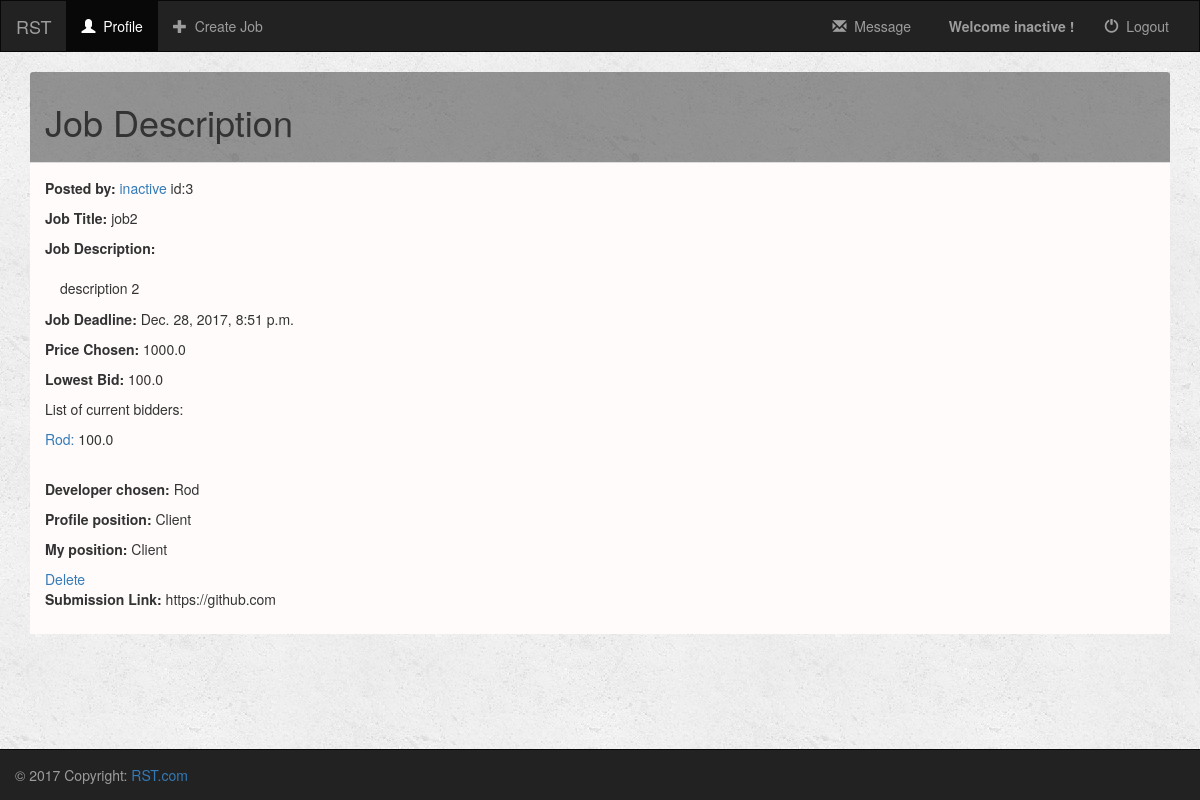
The page /turk/profile/3/job/2/ (signed in) on the database its author committed.
### turk/models.py (models this page shows, shortened)
class Profile(models.Model):
    user = models.OneToOneField(User, on_delete=models.CASCADE, default=1)
    name = models.CharField(max_length=250)
    age = models.IntegerField(default=0)
    GENDER_CHOICES = (
        ('Male', 'Male'),
        ('Female', 'Female')
    )
    gender = models.CharField(max_length=6, choices=GENDER_CHOICES, default='Male')
    email = models.CharField(max_length=250)
    resume = models.FileField()
    sample_work_or_bussiness_credential = models.FileField()
    RATING_CHOICES=(
        (1, 1),
        (2, 2),
        (3, 3),
        (4, 4),
        (5, 5),
    )
    rating = models.FloatField(choices=RATING_CHOICES, default=5)
    average_rating = models.FloatField(default=0)       # average of rating RECEIVED by others
    rating_count = models.IntegerField(default=0)       # count of rating RECEIVED by others
    total_rating = models.FloatField(default=0)         # total rating RECEIVED by others
    avg_give_rating = models.FloatField(default=0)      # average of rating GIVEN to others
    total_give_rating = models.FloatField(default=0)    # total of rating GIVEN to others
    total_give_count = models.FloatField(default=0)     # count of rating GIVEN to others
    money = models.FloatField(default=0)
    POSITION_CHOICES=(
        ('Temporary', 'Temporary'),
        ('Client', 'Client'),
        ('Developer', 'Developer'),
    )
    position = models.CharField(max_length=9, choices=POSITION_CHOICES, default='Temporary')
    DESIRED_POSITION_CHOICES=(
        ('Client', 'Client'),
        ('Developer', 'Developer'),
    )
    desired_position = models.CharField(max_length=9, choices=DESIRED_POSITION_CHOICES, default='Client')
    profile_picture = models.ImageField(default='default.png')
    interest = models.TextField()
    isBlackListed = models.BooleanField(default=False)
    INTEREST_CHOICES=(
        ('Being Human', 'Being Human'),
        ('Software Development', 'Software Development'),
        ('Video Games', 'Video Games'),
        ('Social Media', 'Social Media'),
        ('Food', 'Food'),
        ('Party', 'Party'),
        ('Entrepreneurship', 'Entrepreneurship'),
        ('Money', 'Money'),
    )
    interest = MultiSelectField(choices=INTEREST_CHOICES, default="Being Human")
    honor_Early_Bird = models.BooleanField(default=False)
    honor_Hard_Worker = models.BooleanField(default=False)
    honor_MILLIONAIRE = models.BooleanField(default=False)
    honor_Job_Supplier = models.BooleanField(default=False)
    honor_Veteran = models.BooleanField(default=False)
    honor_toohardman = models.BooleanField(default=False)
    honor_Cold_Headed_Tim = models.BooleanField(default=False)
    honor_Novice = models.BooleanField(default=True)
    honor_Normie = models.BooleanField(default=False)
    honor_General = models.BooleanField(default=False)
    honor_Lurker = models.BooleanField(default=False)
    num_early = models.IntegerField(default=0)      # number of time dev delivered early
    money_earned = models.FloatField(default=0)     # amount of money dev made
    num_post = models.IntegerField(default=0)       # number of total posts client posted
    num_post_ex = models.IntegerField(default=0)    # number of expired posts client posted
    acc_created = models.DateTimeField(default=datetime.now())   # date of when acc made
    warn_poor = models.BooleanField(default=False)  # avg rating <=2 for >=5 projects
    warn_eval = models.BooleanField(default=False)  # avg rating to others <2 or >4 for >=8 projects
    warn_money = models.BooleanField(default=False) # not enough money to pay
    warn_final = models.BooleanField(default=False) # final warning, next login = gg

class Job(models.Model):
    user = models.ForeignKey(User, on_delete=models.CASCADE, default=1)
    job_title = models.CharField(max_length=250)
    job_description = models.TextField()
    job_price = models.FloatField(default=0)
    is_complete = models.BooleanField(default=False) # job submitted
    is_late = models.BooleanField(default=False)
    is_rated = models.BooleanField(default=False)
    is_open = models.BooleanField(default=True) # Job is still open for bid
    lowest_bid = models.FloatField(validators=[MinValueValidator(0), MaxValueValidator(100000)], default=0)
    bid_deadline = models.DateTimeField(default=datetime.now()+timedelta(7))
    job_deadline = models.DateTimeField(default=datetime.now()+timedelta(21))

class Bidder(models.Model):
    job = models.ForeignKey(Job, on_delete=models.CASCADE)
    user = models.ForeignKey(User, on_delete=models.CASCADE, default=1)
    price = models.FloatField(validators=[MinValueValidator(1), MaxValueValidator(100000)], default=1)
    isHired = models.BooleanField(default=False)

class DeveloperChosenForJob(models.Model):
    job = models.OneToOneField(Job, on_delete=models.CASCADE)
    user = models.ForeignKey(User, on_delete=models.CASCADE, default=1)
    is_rated = models.BooleanField(default=False)

class JobSubmission(models.Model):
    developer = models.ForeignKey(User, on_delete=models.CASCADE, default=1)
    job = models.ForeignKey(Job, on_delete=models.CASCADE, default=1)
    submission = models.TextField()
    RATING_CHOICES = (
        (1, 1),
        (2, 2),
        (3, 3),
        (4, 4),
        (5, 5),
    )
    rating = models.FloatField(choices=RATING_CHOICES, default=5)
    reason = models.TextField()
    def __str__(self):
        return self.submission

### turk/views.py (the view)
# urls.py: url(r'^profile/(?P<user_id>[0-9]+)/job/(?P<job_id>[0-9]+)/$', views.job_description, name='job_description'),
def job_description(request, user_id, job_id):
    user = get_object_or_404(User, pk=user_id)
    job = Job.objects.get(pk=job_id)
    get_lowest_bid(job)
    jobsub = JobSubmission.objects.all().filter(job=job)
    if(jobsub):
        context = {
            'user': user,
            'job': job,
            'job_sub': jobsub[0],
        }
    else:
        context = {
            'user': user,
            'job': job,
        }
    return render(request, 'turk/job_description.html', context)

### turk/helper.py (called while the page is built)
def get_lowest_bid(job):
    bid_list = job.bidder_set.all()
    count = job.bidder_set.count()
    if count > 0:
        lowest_bid = bid_list[0].price
        for bid in bid_list:
            if bid.price < lowest_bid:
                lowest_bid = bid.price
        job.lowest_bid = lowest_bid
        job.save()

### turk/templates/turk/job_description.html (shortened to what this page needs)
{% extends 'turk/base.html' %}
{% block body %}
<div class="container">
    <div class="row">
        <div class="col-sm-12">
            <div class="=panel panel-default">
                <div class = "panel-heading" style = "background-color:rgba(54, 54, 54, 0.5)">
                    <h1>Job Description</h1>
                </div>
                <div class="panel-body" style = "background-color:rgb(255, 251, 251)">
                    <p><b>Posted by: </b><a href = "{% url 'turk:detail' job.user.id %}">{{ job.user.profile.name }}</a>
                                                                        id:{{job.user.id}}
                    </p>
                    <p><b>Job Title: </b> {{ job.job_title }}</p>
                    <p><b>Job Description: </b></p>
                    <div class = "panel-panel-class">
                        <div class = "panel-heading" style = "word-break:break-all">
                            {{ job.job_description}}
                        </div>
                    </div>
                    {% if job.is_open %}
                        <p><b>Bidding Deadline: </b>{{ job.bid_deadline }}</p>
                    {% else %}
                    <p><b>Job Deadline: </b>{{ job.job_deadline }}</p>
                    <p><b>Price Chosen: </b>{{ job.job_price }}</p>
                    {% endif %}
                    {% if job.lowest_bid > 0 %}
                        <p><b>Lowest Bid: </b> {{ job.lowest_bid }}</p>
                    {% else %}
                        <p><b>Lowest Bid: </b> None</p>
                    {% endif %}
                    {% if request.user.id == job.user.id %}
                        {% if job.bidder_set.all %}
                            <p>List of current bidders:</p>
                            {% for bidder in job.bidder_set.all %}
                                <p><a href="{% url 'turk:detail' bidder.user.id %}">{{bidder.user.profile.name}}: </a>{{bidder.price}}</p>
                            {% endfor %}
                            {% else %}
                                <p>List of current bidders: NONE</p>
                        {% endif %}<br>
                    {% endif %}
                        {% if job.developerchosenforjob %}
                            <p><b>Developer chosen: </b>{{ job.developerchosenforjob.user.profile.name }}</p>
                        {% endif %}
                        <p><b>Profile position: </b>{{user.profile.position}}</p>
                        <p><b>My position: </b> {{ request.user.profile.position }}</p>
                        {% if request.user.id == job.user.id %}
                            <a href = "{% url 'turk:delete_job' user.id job.id %}">Delete</a><br>
                        {% endif %}
                        {% if request.user.is_authenticated %}
                            {% if request.user.id == job.user.id %}
                                {% if job.developerchosenforjob %}
                                    {% if job.is_complete == True %}
                                        <p><b>Submission Link: </b>{{ job_sub }}</p>
                                    {% endif %}
                                {% endif %}
                            {% endif %}
                        {% endif %}
                        </div>
                    </div>
                </div>
            </div>
        </div>
{% endblock %}

### turk/templates/turk/base.html (shortened to what this page needs)
<!DOCTYPE html>
<html lang="en">
<head>
    {% load staticfiles %}
    <link rel="stylesheet" href="https://maxcdn.bootstrapcdn.com/bootstrap/3.3.7/css/bootstrap.min.css">
    <link rel="stylesheet" type="text/css" href="{% static 'turk/style.css' %}" />
</head>
<body style =  "padding-bottom: 100px;">
<nav class="navbar navbar-inverse" >
    <div class="container-fluid">
        <div class = "navbar-header">
            <a class="navbar-brand" href ="{% url 'turk:index' %}">RST</a>
        </div>
        <div class="collapse navbar-collapse" id="topNavBar">
            {% if request.user.is_authenticated %}
                <ul class="nav navbar-nav">
                    <li class="active">
                        <a href="{% url 'turk:detail' request.user.id %}">
                            <span class="glyphicon glyphicon-user" aria-hidden="true"></span>&nbsp;
                            Profile
                        </a>
                    </li>
                </ul>
                {% if request.user.profile.position == "Client" %}
                    <ul class="nav navbar-nav navbar-left">
                        <li class="">
                            <a href="{% url 'turk:create_job' request.user.id %}">
                                <span class="glyphicon glyphicon-plus" aria-hidden="true"></span>&nbsp;
                                Create Job
                            </a>
                        </li>
                    </ul>
                {% endif %}
            {% endif %}
            {% if request.user.is_authenticated %}
                <ul class="nav navbar-nav navbar-right">
                    <li class="">
                        <a href="{% url 'turk:logout_user' %}">
                            <span class ="glyphicon glyphicon-off" aria-hidden="true"></span>&nbsp; Logout
                        </a>
                    </li>
                </ul>
                <ul class = "nav navbar-nav navbar-right">
                    <li class="">
                        <a>
                            <b>Welcome {{ request.user.profile.name }} ! </b>
                        </a>
                    </li>
                </ul>
                <ul class="nav navbar-nav navbar-right">
                        <li class="">
                            <a href="{% url 'turk:message' request.user.id %}">
                                <span class="glyphicon glyphicon-envelope" aria-hidden="true"></span>&nbsp;
                                Message
                            </a>
                        </li>
                </ul>
            {% endif %}
        </div>
    </div>
</nav>
{% block body %}
{% endblock %}
<div class = "navbar navbar-inverse navbar-fixed-bottom">
            <p class = "navbar-text pull-left"> © 2017 Copyright: <a href= "{% url 'turk:index' %}">RST.com</a></p>
</div>
</body>
</html>

### turk/static/turk/style.css (style rules this page uses)
body { background: white url("images/background.png"); }
.navbar { border-radius: 0; }

### rows shown on the page
Job: user.profile.name "inactive", user.id "3", job_title "job2", job_description "description 2", job_deadline "Dec. 28, 2017, 8:51 p.m.", job_price "1000.0", lowest_bid "100.0", developerchosenforjob.user.profile.name "Rod"
Bidder: user.profile.name "Rod", price "100.0"
JobSubmission: submission "https://github.com"

### other values the page prints
{{ request.user.profile.name }} "inactive"
{{ user.profile.position }} "Client"
{{ request.user.profile.position }} "Client"
